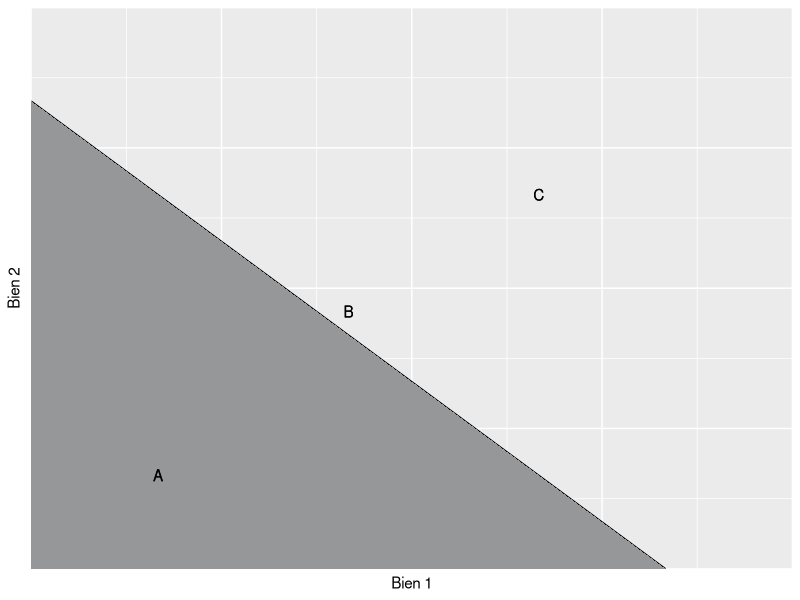

Write R code to recreate this figure.
# Représentation de l'ensemble budgétaire
# Gaëtan LE FLOCH - Université Paris-Dauphine
# Microéconomie - L1 LSO

install.packages('ggplot2')
library(ggplot2)

df <- data.frame(x=c(0,10),
                 y=c(10,0))

chart <- ggplot(data=df, aes(x=x, y=y)) +
  geom_line() +
  coord_cartesian(xlim=c(0,12),
                  ylim=c(0,12),
                  expand=FALSE) +
  xlab('Bien 1') +
  ylab('Bien 2')

chart +
  geom_area(fill='#969799') +
  theme(
    axis.text.x = element_blank(),
    axis.text.y = element_blank(),
    axis.ticks = element_blank()) +
  geom_text(aes(x=2,y=2),label = 'A') +
  geom_text(aes(x=5,y=5.5),label='B') +
  geom_text(aes(x=8,y=8),label='C')
